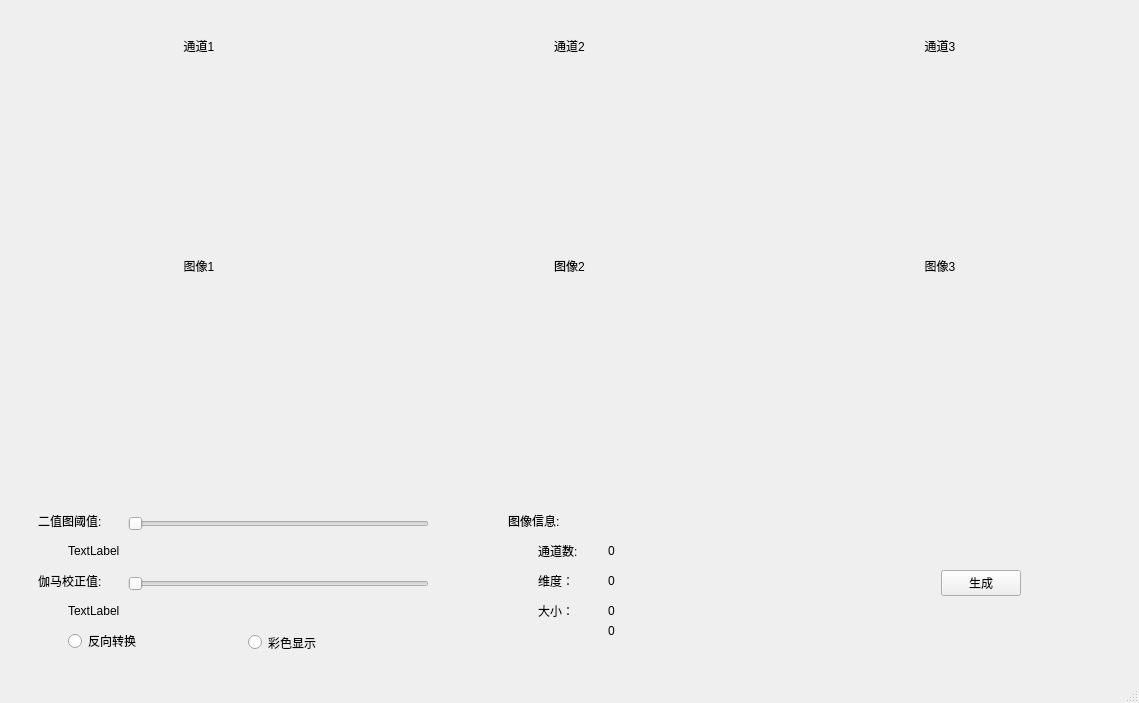
<?xml version="1.0" encoding="UTF-8"?>
<ui version="4.0">
 <class>MainWindow</class>
 <widget class="QMainWindow" name="MainWindow">
  <property name="geometry">
   <rect>
    <x>0</x>
    <y>0</y>
    <width>1139</width>
    <height>703</height>
   </rect>
  </property>
  <property name="minimumSize">
   <size>
    <width>800</width>
    <height>0</height>
   </size>
  </property>
  <property name="windowTitle">
   <string>MainWindow</string>
  </property>
  <widget class="QWidget" name="centralwidget">
   <layout class="QVBoxLayout" name="verticalLayout">
    <item>
     <spacer name="verticalSpacer">
      <property name="orientation">
       <enum>Qt::Vertical</enum>
      </property>
      <property name="sizeType">
       <enum>QSizePolicy::Fixed</enum>
      </property>
      <property name="sizeHint" stdset="0">
       <size>
        <width>20</width>
        <height>10</height>
       </size>
      </property>
     </spacer>
    </item>
    <item>
     <widget class="QWidget" name="widget_5" native="true">
      <property name="sizePolicy">
       <sizepolicy hsizetype="Expanding" vsizetype="Expanding">
        <horstretch>0</horstretch>
        <verstretch>0</verstretch>
       </sizepolicy>
      </property>
      <property name="minimumSize">
       <size>
        <width>0</width>
        <height>340</height>
       </size>
      </property>
      <layout class="QHBoxLayout" name="horizontalLayout_2">
       <item>
        <widget class="QWidget" name="widget_6" native="true">
         <property name="sizePolicy">
          <sizepolicy hsizetype="Expanding" vsizetype="Expanding">
           <horstretch>0</horstretch>
           <verstretch>0</verstretch>
          </sizepolicy>
         </property>
         <layout class="QVBoxLayout" name="verticalLayout_2">
          <item>
           <widget class="QLabel" name="left_channle">
            <property name="sizePolicy">
             <sizepolicy hsizetype="Preferred" vsizetype="Fixed">
              <horstretch>0</horstretch>
              <verstretch>0</verstretch>
             </sizepolicy>
            </property>
            <property name="text">
             <string>通道1</string>
            </property>
            <property name="alignment">
             <set>Qt::AlignCenter</set>
            </property>
           </widget>
          </item>
          <item>
           <widget class="QLabel" name="left_img">
            <property name="sizePolicy">
             <sizepolicy hsizetype="Expanding" vsizetype="Preferred">
              <horstretch>0</horstretch>
              <verstretch>0</verstretch>
             </sizepolicy>
            </property>
            <property name="text">
             <string>图像1</string>
            </property>
            <property name="alignment">
             <set>Qt::AlignCenter</set>
            </property>
           </widget>
          </item>
         </layout>
        </widget>
       </item>
       <item>
        <spacer name="horizontalSpacer">
         <property name="orientation">
          <enum>Qt::Horizontal</enum>
         </property>
         <property name="sizeType">
          <enum>QSizePolicy::Fixed</enum>
         </property>
         <property name="sizeHint" stdset="0">
          <size>
           <width>3</width>
           <height>10</height>
          </size>
         </property>
        </spacer>
       </item>
       <item>
        <widget class="QWidget" name="widget_7" native="true">
         <property name="sizePolicy">
          <sizepolicy hsizetype="Expanding" vsizetype="Expanding">
           <horstretch>0</horstretch>
           <verstretch>0</verstretch>
          </sizepolicy>
         </property>
         <layout class="QVBoxLayout" name="verticalLayout_3">
          <item>
           <widget class="QLabel" name="center_channle">
            <property name="sizePolicy">
             <sizepolicy hsizetype="Preferred" vsizetype="Fixed">
              <horstretch>0</horstretch>
              <verstretch>0</verstretch>
             </sizepolicy>
            </property>
            <property name="minimumSize">
             <size>
              <width>0</width>
              <height>0</height>
             </size>
            </property>
            <property name="text">
             <string>通道2</string>
            </property>
            <property name="alignment">
             <set>Qt::AlignCenter</set>
            </property>
           </widget>
          </item>
          <item>
           <widget class="QLabel" name="center_img">
            <property name="sizePolicy">
             <sizepolicy hsizetype="Expanding" vsizetype="Preferred">
              <horstretch>0</horstretch>
              <verstretch>0</verstretch>
             </sizepolicy>
            </property>
            <property name="text">
             <string>图像2</string>
            </property>
            <property name="alignment">
             <set>Qt::AlignCenter</set>
            </property>
           </widget>
          </item>
         </layout>
        </widget>
       </item>
       <item>
        <spacer name="horizontalSpacer_3">
         <property name="orientation">
          <enum>Qt::Horizontal</enum>
         </property>
         <property name="sizeType">
          <enum>QSizePolicy::Fixed</enum>
         </property>
         <property name="sizeHint" stdset="0">
          <size>
           <width>3</width>
           <height>10</height>
          </size>
         </property>
        </spacer>
       </item>
       <item>
        <widget class="QWidget" name="widget_8" native="true">
         <property name="sizePolicy">
          <sizepolicy hsizetype="Expanding" vsizetype="Expanding">
           <horstretch>0</horstretch>
           <verstretch>0</verstretch>
          </sizepolicy>
         </property>
         <layout class="QVBoxLayout" name="verticalLayout_4">
          <item>
           <widget class="QLabel" name="right_channle">
            <property name="sizePolicy">
             <sizepolicy hsizetype="Preferred" vsizetype="Fixed">
              <horstretch>0</horstretch>
              <verstretch>0</verstretch>
             </sizepolicy>
            </property>
            <property name="text">
             <string>通道3</string>
            </property>
            <property name="alignment">
             <set>Qt::AlignCenter</set>
            </property>
           </widget>
          </item>
          <item>
           <widget class="QLabel" name="right_img">
            <property name="sizePolicy">
             <sizepolicy hsizetype="Expanding" vsizetype="Preferred">
              <horstretch>0</horstretch>
              <verstretch>0</verstretch>
             </sizepolicy>
            </property>
            <property name="text">
             <string>图像3</string>
            </property>
            <property name="alignment">
             <set>Qt::AlignCenter</set>
            </property>
           </widget>
          </item>
         </layout>
        </widget>
       </item>
      </layout>
     </widget>
    </item>
    <item>
     <widget class="QWidget" name="widget_4" native="true">
      <property name="sizePolicy">
       <sizepolicy hsizetype="Expanding" vsizetype="Fixed">
        <horstretch>0</horstretch>
        <verstretch>0</verstretch>
       </sizepolicy>
      </property>
      <layout class="QHBoxLayout" name="horizontalLayout">
       <item>
        <widget class="QWidget" name="widget_3" native="true">
         <property name="sizePolicy">
          <sizepolicy hsizetype="Fixed" vsizetype="Fixed">
           <horstretch>0</horstretch>
           <verstretch>0</verstretch>
          </sizepolicy>
         </property>
         <property name="minimumSize">
          <size>
           <width>700</width>
           <height>160</height>
          </size>
         </property>
         <widget class="QWidget" name="widget" native="true">
          <property name="geometry">
           <rect>
            <x>10</x>
            <y>0</y>
            <width>420</width>
            <height>161</height>
           </rect>
          </property>
          <property name="sizePolicy">
           <sizepolicy hsizetype="Fixed" vsizetype="Preferred">
            <horstretch>0</horstretch>
            <verstretch>0</verstretch>
           </sizepolicy>
          </property>
          <property name="minimumSize">
           <size>
            <width>420</width>
            <height>0</height>
           </size>
          </property>
          <widget class="QSlider" name="binarySlider">
           <property name="geometry">
            <rect>
             <x>100</x>
             <y>10</y>
             <width>301</width>
             <height>22</height>
            </rect>
           </property>
           <property name="orientation">
            <enum>Qt::Horizontal</enum>
           </property>
          </widget>
          <widget class="QSlider" name="gammaSlider">
           <property name="geometry">
            <rect>
             <x>100</x>
             <y>70</y>
             <width>301</width>
             <height>22</height>
            </rect>
           </property>
           <property name="orientation">
            <enum>Qt::Horizontal</enum>
           </property>
          </widget>
          <widget class="QLabel" name="label">
           <property name="geometry">
            <rect>
             <x>10</x>
             <y>10</y>
             <width>91</width>
             <height>16</height>
            </rect>
           </property>
           <property name="text">
            <string>二值图阈值:</string>
           </property>
          </widget>
          <widget class="QLabel" name="label_2">
           <property name="geometry">
            <rect>
             <x>10</x>
             <y>70</y>
             <width>91</width>
             <height>16</height>
            </rect>
           </property>
           <property name="text">
            <string>伽马校正值:</string>
           </property>
          </widget>
          <widget class="QLabel" name="binaryLabel">
           <property name="geometry">
            <rect>
             <x>40</x>
             <y>40</y>
             <width>72</width>
             <height>15</height>
            </rect>
           </property>
           <property name="text">
            <string>TextLabel</string>
           </property>
          </widget>
          <widget class="QLabel" name="gammaLabel">
           <property name="geometry">
            <rect>
             <x>40</x>
             <y>100</y>
             <width>72</width>
             <height>15</height>
            </rect>
           </property>
           <property name="text">
            <string>TextLabel</string>
           </property>
          </widget>
          <widget class="QWidget" name="widget_9" native="true">
           <property name="geometry">
            <rect>
             <x>20</x>
             <y>120</y>
             <width>131</width>
             <height>31</height>
            </rect>
           </property>
           <widget class="QRadioButton" name="reverseRadio">
            <property name="geometry">
             <rect>
              <x>20</x>
              <y>10</y>
              <width>101</width>
              <height>16</height>
             </rect>
            </property>
            <property name="text">
             <string>反向转换</string>
            </property>
           </widget>
          </widget>
          <widget class="QWidget" name="widget_10" native="true">
           <property name="geometry">
            <rect>
             <x>220</x>
             <y>120</y>
             <width>111</width>
             <height>31</height>
            </rect>
           </property>
           <widget class="QRadioButton" name="colorfulRadio">
            <property name="geometry">
             <rect>
              <x>0</x>
              <y>10</y>
              <width>115</width>
              <height>19</height>
             </rect>
            </property>
            <property name="text">
             <string>彩色显示</string>
            </property>
           </widget>
          </widget>
         </widget>
         <widget class="QWidget" name="widget_2" native="true">
          <property name="geometry">
           <rect>
            <x>490</x>
            <y>0</y>
            <width>210</width>
            <height>161</height>
           </rect>
          </property>
          <property name="sizePolicy">
           <sizepolicy hsizetype="Fixed" vsizetype="Preferred">
            <horstretch>0</horstretch>
            <verstretch>0</verstretch>
           </sizepolicy>
          </property>
          <property name="minimumSize">
           <size>
            <width>210</width>
            <height>0</height>
           </size>
          </property>
          <widget class="QLabel" name="label_5">
           <property name="geometry">
            <rect>
             <x>0</x>
             <y>10</y>
             <width>72</width>
             <height>15</height>
            </rect>
           </property>
           <property name="text">
            <string>图像信息:</string>
           </property>
          </widget>
          <widget class="QLabel" name="label_6">
           <property name="geometry">
            <rect>
             <x>30</x>
             <y>40</y>
             <width>61</width>
             <height>16</height>
            </rect>
           </property>
           <property name="text">
            <string>通道数:</string>
           </property>
          </widget>
          <widget class="QLabel" name="label_7">
           <property name="geometry">
            <rect>
             <x>30</x>
             <y>70</y>
             <width>51</width>
             <height>16</height>
            </rect>
           </property>
           <property name="text">
            <string>维度：</string>
           </property>
          </widget>
          <widget class="QLabel" name="label_8">
           <property name="geometry">
            <rect>
             <x>30</x>
             <y>100</y>
             <width>72</width>
             <height>15</height>
            </rect>
           </property>
           <property name="text">
            <string>大小：</string>
           </property>
          </widget>
          <widget class="QLabel" name="channleLabel">
           <property name="geometry">
            <rect>
             <x>100</x>
             <y>40</y>
             <width>72</width>
             <height>15</height>
            </rect>
           </property>
           <property name="text">
            <string>0</string>
           </property>
          </widget>
          <widget class="QLabel" name="dimsLabel">
           <property name="geometry">
            <rect>
             <x>100</x>
             <y>70</y>
             <width>72</width>
             <height>15</height>
            </rect>
           </property>
           <property name="text">
            <string>0</string>
           </property>
          </widget>
          <widget class="QLabel" name="sizeLabel">
           <property name="geometry">
            <rect>
             <x>100</x>
             <y>100</y>
             <width>72</width>
             <height>15</height>
            </rect>
           </property>
           <property name="text">
            <string>0</string>
           </property>
          </widget>
          <widget class="QLabel" name="sizeLabel_2">
           <property name="geometry">
            <rect>
             <x>100</x>
             <y>120</y>
             <width>72</width>
             <height>15</height>
            </rect>
           </property>
           <property name="text">
            <string>0</string>
           </property>
          </widget>
         </widget>
        </widget>
       </item>
       <item>
        <spacer name="horizontalSpacer_2">
         <property name="orientation">
          <enum>Qt::Horizontal</enum>
         </property>
         <property name="sizeHint" stdset="0">
          <size>
           <width>161</width>
           <height>20</height>
          </size>
         </property>
        </spacer>
       </item>
       <item>
        <widget class="QPushButton" name="runButton">
         <property name="sizePolicy">
          <sizepolicy hsizetype="Fixed" vsizetype="Fixed">
           <horstretch>0</horstretch>
           <verstretch>0</verstretch>
          </sizepolicy>
         </property>
         <property name="text">
          <string>生成</string>
         </property>
        </widget>
       </item>
       <item>
        <spacer name="horizontalSpacer_4">
         <property name="orientation">
          <enum>Qt::Horizontal</enum>
         </property>
         <property name="sizeType">
          <enum>QSizePolicy::Maximum</enum>
         </property>
         <property name="sizeHint" stdset="0">
          <size>
           <width>100</width>
           <height>20</height>
          </size>
         </property>
        </spacer>
       </item>
      </layout>
     </widget>
    </item>
   </layout>
  </widget>
  <widget class="QMenuBar" name="menubar">
   <property name="geometry">
    <rect>
     <x>0</x>
     <y>0</y>
     <width>1139</width>
     <height>26</height>
    </rect>
   </property>
  </widget>
  <widget class="QStatusBar" name="statusbar"/>
 </widget>
 <resources/>
 <connections/>
</ui>
